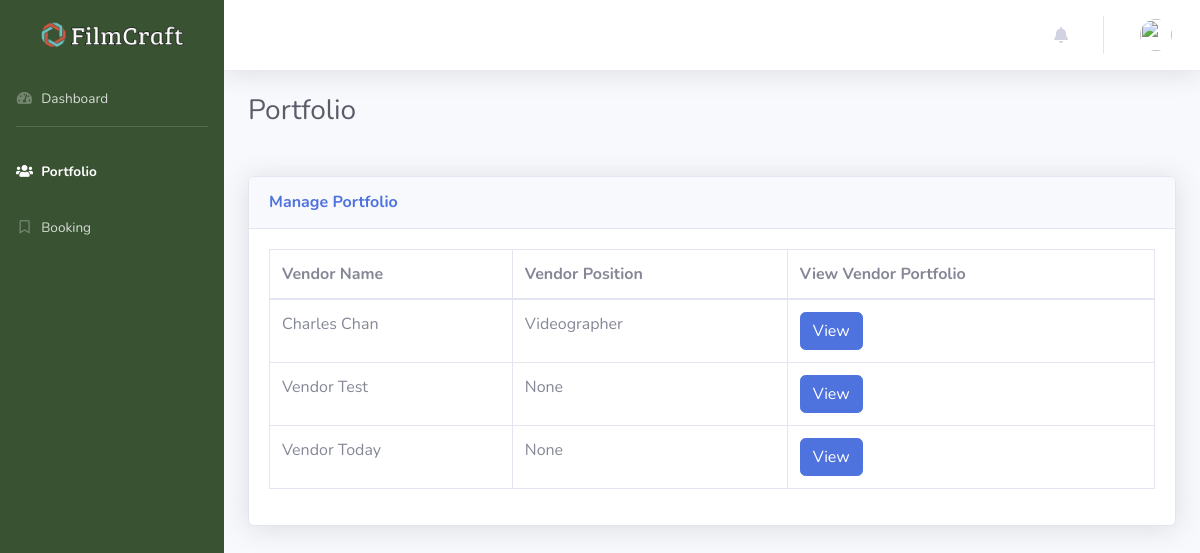
/user_admin/portfolio.php, run on an earlier commit of the app's database.
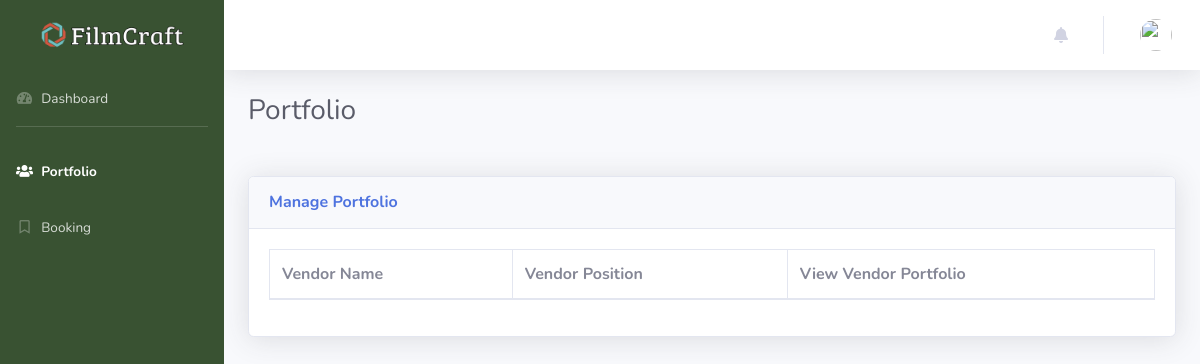
And on a later commit of the database.
### tables this page shows
CREATE TABLE `portfolio` (
  `portfolioId` int(11) NOT NULL,
  `vendor_Id` int(11) NOT NULL,
  `vendorWork_Id` int(11) NOT NULL,
  `portfolioFirstName` varchar(50) NOT NULL,
  `portfolioLastName` varchar(50) NOT NULL,
  `portfolioAddress` varchar(150) NOT NULL,
  `portfolioEmail` varchar(150) NOT NULL,
  `portfolioVendorPosition` varchar(50) NOT NULL,
  `portfolioProfileImage` varchar(255) NOT NULL,
  `portfolioRating` varchar(50) NOT NULL,
  `portfolioBookingRate` varchar(250) NOT NULL,
  `portfolioStartPrice` varchar(150) NOT NULL DEFAULT '0',
  `portfolioEndPrice` varchar(150) NOT NULL DEFAULT '0',
  `portfolioDescription` varchar(255) NOT NULL,
  `portfolioStatus` tinyint(4) NOT NULL,
  `portfolioSessionStatus` tinyint(4) NOT NULL
);

CREATE TABLE `vendor` (
  `vendorId` int(11) NOT NULL,
  `vendorEmail` varchar(150) NOT NULL,
  `vendorPassword` varchar(150) NOT NULL,
  `vendorFirstName` varchar(50) NOT NULL,
  `vendorLastName` varchar(50) NOT NULL,
  `vendorGender` varchar(20) NOT NULL,
  `vendorBirthdate` varchar(50) NOT NULL,
  `vendorNumber` varchar(50) NOT NULL,
  `vendorAddress` varchar(150) NOT NULL,
  `vendorType` varchar(50) NOT NULL,
  `vendorPosition` varchar(50) NOT NULL,
  `vendorProfileImage` varchar(255) NOT NULL,
  `vendorStatus` tinyint(5) NOT NULL,
  `vendorUserType` varchar(150) NOT NULL,
  `vendorLatitude` varchar(255) NOT NULL,
  `vendorLongitude` varchar(255) NOT NULL
);

### user_admin/portfolio.php (the view, shortened to what this page needs)
<?php
include("header.php");
include("../function/database.php");
$conn = $database;
?>
<body id="page-top">
    <div id="wrapper">
        <ul class="navbar-nav sidebar sidebar-dark accordion" id="accordionSidebar" style="background-color:#395232">
            <a class="sidebar-brand d-flex align-items-center justify-content-center" href="index.php">
                <div class="sidebar-brand-icon">
                     <img src="../resources/img/filmcraft.png" width="150">
                </div>
            </a>
            <li class="nav-item">
                <a class="nav-link" href="index.php">
                    <i class="fas fa-fw fa-tachometer-alt"></i>
                    <span>Dashboard</span></a>
                </li>
            <hr class="sidebar-divider">
            <li class="nav-item active">
                <a class="nav-link" href="portfolio.php">
                    <i class="fas fa-fw fa-users"></i>
                    <span>Portfolio</span></a>
                </li>
            <li class="nav-item">
                <a class="nav-link" href="booking.php">
                    <i class="far fa-fw fa-bookmark"></i>
                    <span>Booking</span></a>
                </li>
        </ul>
        <div id="content-wrapper" class="d-flex flex-column">
            <div id="content">
                <nav class="navbar navbar-expand navbar-light bg-white topbar mb-4 static-top shadow">
                    <ul class="navbar-nav ml-auto">
                          <?php include("notifications.php") ?>
                         <?php include("topnav.php") ?>
                    </ul>
                </nav>
                <div class="container-fluid">
                    <h1 class="h3 mb-5 text-gray-800">Portfolio</h1>
                    <div class="card shadow mb-4">
                        <div class="card-header py-3">
                            <h6 class="m-0 font-weight-bold text-primary">Manage Portfolio</h6>
                        </div>
                        <div class="card-body">
                            <div class="table-responsive">
                                <table class="table table-bordered" id="dataTablex" width="100%" cellspacing="0">
                                    <thead>
                                        <tr>
                                            <th>Vendor Name</th>
                                            <th>Vendor Position</th>
                                            <th>View Vendor Portfolio</th>
                                        </tr>
                                    </thead>
                                    <tbody>
                                        <?php
                                        $query = "SELECT * FROM portfolio
                                        JOIN vendor ON portfolio.vendor_Id = vendor.vendorId
                                        WHERE portfolio.portfolioStatus = 1;
                                        ";
                                        $result = mysqli_query($conn,$query);
                                        while($row = mysqli_fetch_assoc($result)) {
                                        $fetchId        = $row['vendor_Id'];
                                        $fetchFirstName = $row['vendorFirstName'];
                                        $fetchLastName  = $row['vendorLastName'];
                                        $concatName     = $fetchFirstName.' '.$fetchLastName;
                                        $fetchPosition  = $row['portfolioVendorPosition'];
                                        ?>
                                        <tr>
                                            <td><?php echo $concatName ?></td>
                                            <td><?php echo $fetchPosition ?></td>
                                            <td><a href="view-portfolio.php?VID=<?php echo $fetchId ?>" class="btn btn-primary">View</a></td>
                                        </tr>
                                       <?php } ?>
                                    </tbody>
                                </table>
                            </div>
                        </div>
                    </div>
                </div>
            </div>
        </div>
    </div>
<?php
include("footer.php");
?>

What changed in the data, as far as the page shows it:
removed portfolio: vendor_Id.vendorLastName "Charles Chan", portfolioVendorPosition "Videographer"
removed portfolio: vendor_Id.vendorLastName "Vendor Test", portfolioVendorPosition "None"
removed portfolio: vendor_Id.vendorLastName "Vendor Today", portfolioVendorPosition "None"
